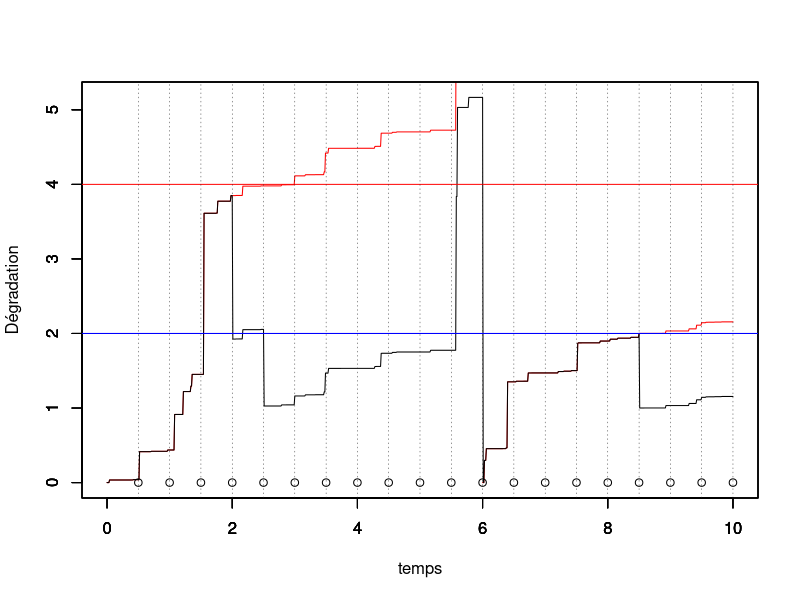
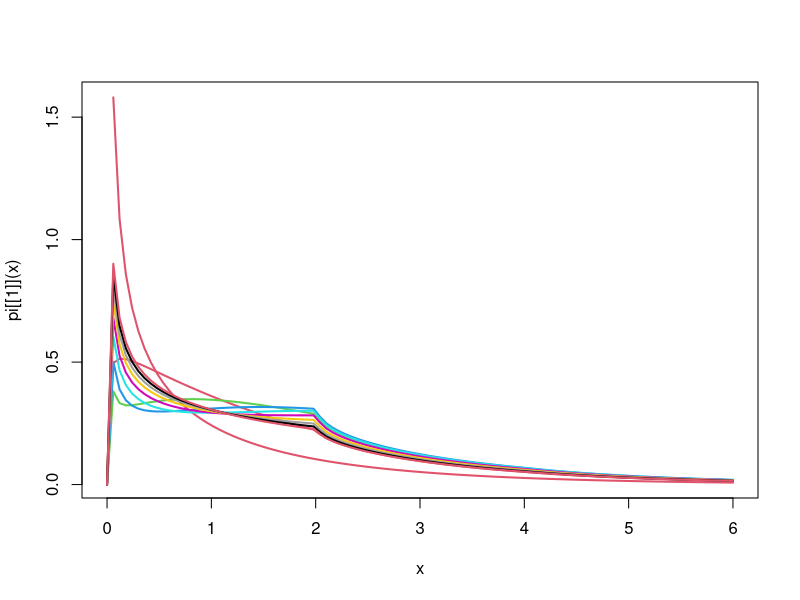
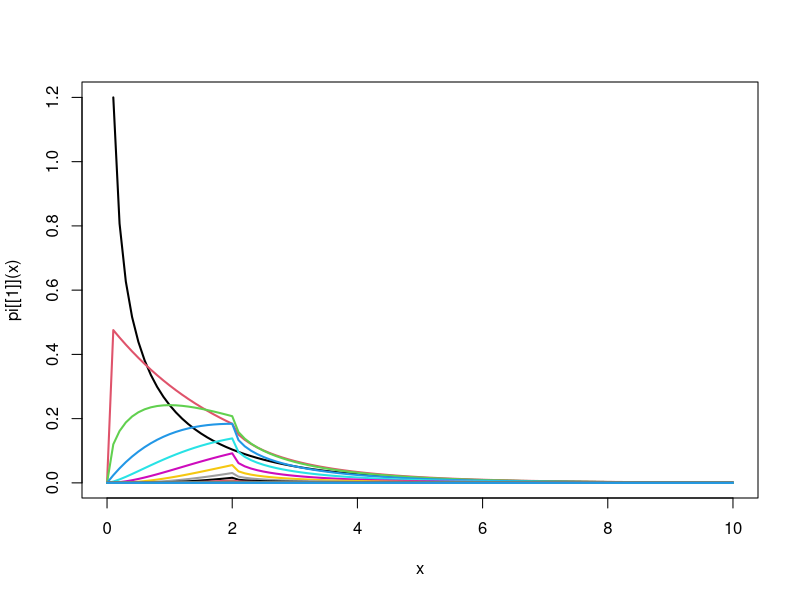

These figures' R source, in order:
#### Programme de simulation lorsqu'on observe uniquement la dégradation juste avant l'inspection


rm(list=ls())
library(ggplot2)
library(tidyverse)
tau = 0.5 # intervalle inter-inspection
rho = 0.5 # parametre ARDinf
L=2 # seuil pour MP
M=4 # seuil pout MC
tps.final <-10 # fenêtre d'observation du processus

id.newcycle <- FALSE # Initialisation du nb de cycle de renouvellement

set.seed(123)
# Simulation d'un processus gamma jusqu'au temps final
pas = 0.01 # pas de temps pour simuler le processus

alpha = 1 # paramètre de forme de Gamma a = alpha (t)^beta
beta = 1 # paramètre de forme  de Gamma
b=2   # paramètre d'échelle du Gamma
temps = seq(from = 0,to = tps.final,by = pas)

n=length(temps)

nb.inspections<- floor(tps.final/tau) # nombre d'inspections max pendant la fenêtre d'observation.

obs<-numeric(nb.inspections) # données observées (pendant les inspections, à t_j^-)

j<-1 # indicateur prochaine inspection
j.newcycle <- 0 # identifier le j où nouveau cycle
nb.cycles <- 1 # compteur de cycles

x=matrix(nrow=nb.inspections,ncol = n) # processus Gamma simulé, nb.lignes = nb.cycles
x[nb.cycles,1] = 0     # initialisation du processus Gamma = 0 à t=0
for(i in 2:n){
  x[nb.cycles,i] = x[nb.cycles,i-1] + rgamma(1,scale = b, shape = alpha*(temps[i]^beta-temps[i-1]^beta))
}
y=numeric(n) # processus Gamma maintenu
y.tilde=numeric(n) # processus Gamma maintenu

y[1]<-0
y.tilde[1]<-0

while (j<=nb.inspections) {
  # boucle sur un cycle de renouvellement
  if (id.newcycle){
    # on resimule un x depuis 0
    x[nb.cycles,1] = 0     # initialisation du processus Gamma = 0 à t=0
    for(i in 2:n){
      x[nb.cycles,i] = x[nb.cycles,i-1] + rgamma(1,scale = b, shape = alpha*(temps[i]^beta-temps[i-1]^beta))
    }
    id.newcycle <- FALSE
  }
  
  y.tilde[((j-1)*tau/pas+2):(j*(tau/pas)+1)]<-y[((j-1)*tau/pas+2):(j*(tau/pas)+1)]<-y[(j-1)*tau/pas+1]+ x[nb.cycles,((j-j.newcycle-1)*tau/pas+2):((j-j.newcycle)*(tau/pas)+1)]- x[nb.cycles,(j-j.newcycle-1)*tau/pas+1]

  obs[j]<-y[j*tau/pas+1] # état dégradation à l'inspection (t_j^-)
  
  if (obs[j] < L) {
    print("no action")
  } else {
    if (obs[j]<M) {
      y[j*tau/pas+1]<-(1-rho)*y[j*tau/pas+1] # on écrase (ARD infini)
    } else {
      y[j*tau/pas+1]<-0
      id.newcycle <- TRUE
      j.newcycle <- j
      nb.cycles <- nb.cycles+1
    }
  }
  j<-j+1
}


#df <- data.frame(temps,x,y)
#mygraph <- ggplot(df,aes(x = temps)) +  
#  geom_line(aes(y = y), color = "darkred") +
#  geom_line(aes(y = x), color="steelblue", linetype="twodash") +
#  geom_abline(slope = 0,intercept = L,color="blue") +
#  geom_abline(slope = 0,intercept = M,color="red")


temps.cycle<-c(0,tau*which(obs>M),tps.final)
indice.temps.cycle <- c(1,tau/pas*(which(obs>M))+1,length(temps))


for (k in 1:nb.cycles){
  plot(temps[indice.temps.cycle[k]:indice.temps.cycle[k+1]],x[k,1:(indice.temps.cycle[k+1]-indice.temps.cycle[k]+1)],col="red",type="l",ylim = c(0,max(y.tilde)),xlim = c(0,tps.final),xlab="",ylab="")
  par(new=T)
}

plot(temps,y.tilde,type="l",ylim=c(0,max(y.tilde)),xlim = c(0,tps.final),ylab="",xlab="")


par(new=T)
plot(tau*(1:nb.inspections),numeric(length = nb.inspections),ylim=c(0,max(y.tilde)),type="p",xlim = c(0,tps.final),xlab = "temps",ylab="Dégradation")
abline(h=L,col="blue")
abline(h=M,col="red")
abline(v=tau*(1:nb.inspections), lty =3, col = grey(0.1), lwd = 0.45)

#abline(v = tau*(1:nb.inspection))


#####################################
# Calcul de la loi stationnaire
#####################################


## update 20/05/2021
## version discrétisée pour le calcul de la loi stationnaire

# fonction ntrap : renvoie l'intégrale par la méthode des trapèzes
ntrap <- function(abs,ord){
  # Cette fonction renvoie un vecteur de taille nc (pour différentes valeurs de y)
  # abscisse abs : vecteur de taille nl
  # ordonnée ord : matrice de taille nc*nl
  nl<- length(abs)
  if (is.matrix(ord) == T){
    nc <- nrow(ord)
    res <- rowSums((matrix(1,ncol=1,nrow=nc)%*%diff(abs))*(ord[,-ncol(ord)]+ord[,-1])/2)
    } else {
    nc <- 1
    res <- sum(diff(abs)*(ord[-length(ord)]+ord[-1])/2)
    }
  return(res)
}





# vecteur de l'état x
level.x <- seq(0.01,M+2,0.01)
n.level.x <-length(level.x)

ind.L <- which( level.x == L)
ind.M <- which( level.x == M)


level.y <- seq(0.01,M+2,0.01)
n.level.y <-length(level.y)

mat.trans <- matrix(0,ncol=n.level.y,nrow = n.level.x)
mat.trans.rho <- matrix(0,ncol=n.level.y,nrow = n.level.x)

for(i in 1:(n.level.x-1)){
  mat.trans[i,(i+1):n.level.y]<-dgamma(level.y[(i+1):n.level.y]-level.x[i],scale=b,shape = alpha*tau^beta)
  mat.trans.rho[i,(i+1):n.level.y]<-dgamma(level.y[(i+1):n.level.y]-(1-rho)*level.x[i],scale=b,shape = alpha*tau^beta)
}

K<-10
w<-matrix(0,nrow=K,ncol=n.level.y)
w[1,]<-dgamma(level.y,scale = b,shape=alpha*tau^beta)


pi<-list()
pi[[1]]<-function(x) dgamma(x,scale = b,shape=alpha*tau^beta)
curve(pi[[1]](x), from = 0, to = max(level.x), lwd = 2, col = k)

for(k in 2:K){
  
  # Contribution à la première intégrale :
  # Remplacer pi par la valeur ancienne de la loi stationnaire
  
  Q1 <- ntrap(level.x[1:ind.L],t(mat.trans[1:ind.L,]) * matrix(rep(w[k-1,1:ind.L],n.level.y),byrow = T,ncol = ind.L)) 
  # Contribution à la deuxième intégrale :
  # Remplacer pi par la valeur ancienne de la loi stationnaire
  
  Q2 <- ntrap(level.x[(ind.L+1):ind.M],t(mat.trans.rho[(ind.L+1):ind.M,]) *matrix(rep(w[k-1,(ind.L+1):ind.M],n.level.y),byrow = T,ncol = ind.M-ind.L) )
  
  # Contribution à la troisième intégrale :
  # Remplacer pi par la valeur ancienne de la loi stationnaire
  
  Q3 <- dgamma(level.y,scale=b,shape=alpha*tau^beta) * ntrap(level.x[(ind.M+1):n.level.y],w[(ind.M+1):n.level.y])
  
  aux <- w[k,] <- (Q1+Q2+Q3)/ntrap(level.x,Q1+Q2+Q3)
  fn_w <- function(x) {
    res <- splinefun(x = level.x, y = aux)(x)*((0 < x) & (x<=max(level.x)))
    return(res)
  }
  pi[[k]] <- fn_w
  curve(pi[[k]](x), from = 0, to = max(level.x), lwd = 2, add = TRUE, col = k)
  print(paste("L'intégrale de la", k,"-ième fonction vaut",integrate(fn_w,0,Inf)$value,sep=" "))
  scan()
}




K<- 20 # nb itérations de l'algo de point fixe
grid_abs <- seq(0.01,10,0.01)
nb_abs <- length(grid_abs)
w<-matrix(nrow = K,ncol = nb_abs )

pi<-list()
pi[[1]]<-function(x) dgamma(x,scale = b,shape=alpha*tau^beta)


curve(pi[[1]](x), from = 0, to = max(grid_abs), lwd = 2)

for(k in 2:K){
  for (j in 1:nb_abs){
    abs <- grid_abs[j]
    fn_aux1 <- function(x) {
      res <- pi[[k-1]](x)*dgamma(abs-x,scale = b,shape=alpha*tau^beta)
      return(res)
    }
    fn_aux2 <- function(x) {
      res <- pi[[k-1]](x)*dgamma(abs-(1-rho)*x,scale=b,shape=alpha*tau^beta)
      return(res)
    }
    fn_aux3 <- function(x) {
      res <- pi[[k-1]](x)
      return(res)
    }
    w[k,j] <- integrate(f = fn_aux1, lower = 0, upper = min(L,abs))$value 
    + ifelse(min(abs/(1-rho),L)==min(abs/(1-rho),M),0,integrate(f = fn_aux2, lower = min(abs/(1-rho),L), upper = min(abs/(1-rho),M))$value)
    + integrate(f = fn_aux3, lower = M, upper = Inf)$value * dgamma(abs,scale=b,shape=alpha*tau^beta)
  }
  aux <- w[k,]
  fn_w <- function(x) {
    res <- splinefun(x = grid_abs, y = aux)(x)*((0 < x) & (x<=max(grid_abs)))
    return(res)
  }
  pi[[k]] <- fn_w
  curve(pi[[k]](x), from = 0, to = max(grid_abs), lwd = 2, add = TRUE, col = k)
  print(paste("L'intégrale de la", k,"-ième fonction vaut",integrate(fn_w,0,Inf)$value,sep=" "))
}
